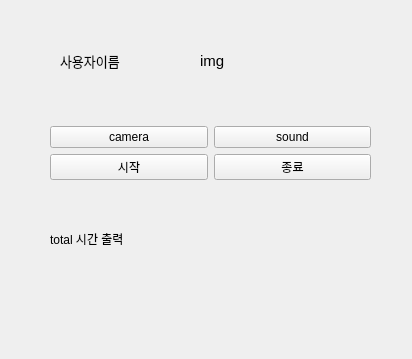
<?xml version="1.0" encoding="UTF-8"?>
<ui version="4.0">
 <class>videoForm</class>
 <widget class="QWidget" name="videoForm">
  <property name="geometry">
   <rect>
    <x>0</x>
    <y>0</y>
    <width>412</width>
    <height>359</height>
   </rect>
  </property>
  <property name="windowTitle">
   <string>Form</string>
  </property>
  <widget class="QLabel" name="user_name">
   <property name="geometry">
    <rect>
     <x>60</x>
     <y>50</y>
     <width>91</width>
     <height>21</height>
    </rect>
   </property>
   <property name="font">
    <font>
     <pointsize>10</pointsize>
    </font>
   </property>
   <property name="text">
    <string>사용자이름</string>
   </property>
  </widget>
  <widget class="QLabel" name="imgLabel">
   <property name="geometry">
    <rect>
     <x>200</x>
     <y>50</y>
     <width>81</width>
     <height>21</height>
    </rect>
   </property>
   <property name="maximumSize">
    <size>
     <width>120</width>
     <height>33</height>
    </size>
   </property>
   <property name="font">
    <font>
     <pointsize>11</pointsize>
    </font>
   </property>
   <property name="text">
    <string>img</string>
   </property>
  </widget>
  <widget class="QWidget" name="gridLayoutWidget">
   <property name="geometry">
    <rect>
     <x>50</x>
     <y>90</y>
     <width>321</width>
     <height>201</height>
    </rect>
   </property>
   <layout class="QGridLayout" name="gridLayout">
    <item row="0" column="0" rowspan="2">
     <layout class="QVBoxLayout" name="verticalLayout">
      <item>
       <widget class="QLabel" name="videoLable">
        <property name="maximumSize">
         <size>
          <width>100</width>
          <height>30</height>
         </size>
        </property>
        <property name="text">
         <string/>
        </property>
       </widget>
      </item>
      <item>
       <layout class="QGridLayout" name="gridLayout_2">
        <item row="3" column="0">
         <layout class="QHBoxLayout" name="horizontalLayout_2">
          <item>
           <widget class="QPushButton" name="btn_start">
            <property name="text">
             <string>시작</string>
            </property>
           </widget>
          </item>
          <item>
           <widget class="QPushButton" name="btn_end">
            <property name="text">
             <string>종료</string>
            </property>
           </widget>
          </item>
         </layout>
        </item>
        <item row="1" column="0">
         <layout class="QHBoxLayout" name="horizontalLayout">
          <item>
           <widget class="QPushButton" name="btn_camera">
            <property name="text">
             <string>camera</string>
            </property>
           </widget>
          </item>
          <item>
           <widget class="QPushButton" name="btn_sound">
            <property name="text">
             <string>sound</string>
            </property>
           </widget>
          </item>
         </layout>
        </item>
        <item row="4" column="0">
         <widget class="QLabel" name="print_total_working">
          <property name="text">
           <string>total 시간 출력</string>
          </property>
         </widget>
        </item>
       </layout>
      </item>
     </layout>
    </item>
   </layout>
  </widget>
 </widget>
 <resources/>
 <connections/>
</ui>
